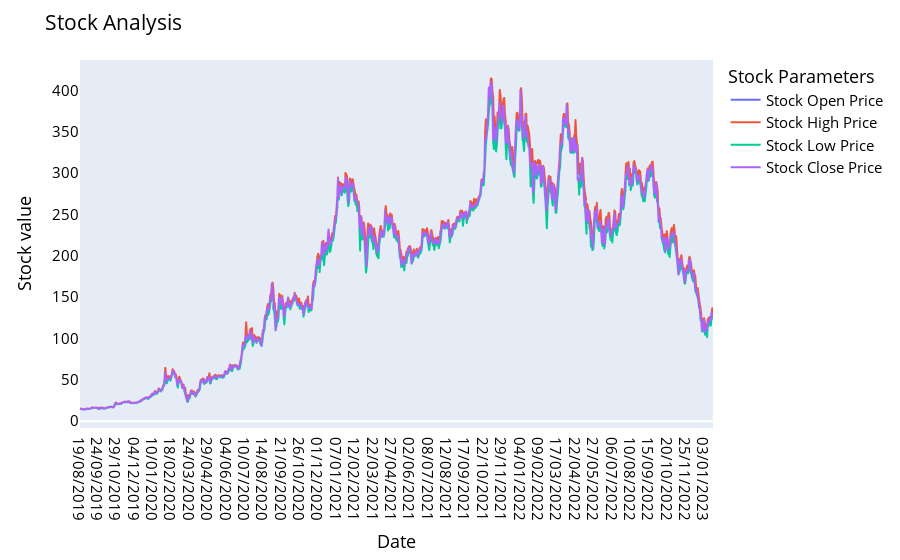

Notebook source saved alongside this figure:
### Code cell
data=df.iloc[2300:].copy()

names = cycle(['Stock Open Price','Stock High Price','Stock Low Price','Stock Close Price'])

fig = px.line(data, x=data.index, y=[data['Open'],data['High'], data['Low'],data['Close']],
             labels={'date': 'Date','value':'Stock value'})
fig.update_layout(title_text='Stock Analysis', font_size=15, font_color='black',legend_title_text='Stock Parameters')
fig.update_xaxes(showgrid=False)
fig.update_yaxes(showgrid=False)
fig.for_each_trace(lambda t:  t.update(name = next(names)))
fig.show()

### Figure 1 — Plotly figure (JSON) as saved in the notebook; plotly's stock layout.template omitted (floating-point values rounded to 4 significant figures; data arrays with more than 128 entries replaced by an {"elided": "..."} marker saying what was removed)
{"data": [{"hovertemplate": "variable=Open<br>Date=%{x}<br>Stock value=%{y}<extra></extra>", "legendgroup": "Open", "line": {"color": "#636efa", "dash": "solid"}, "marker": {"symbol": "circle"}, "mode": "lines", "name": "Stock Open Price", "showlegend": true, "type": "scattergl", "x": {"elided": "862 str values"}, "xaxis": "x", "y": {"elided": "862 float values"}, "yaxis": "y"}, {"hovertemplate": "variable=High<br>Date=%{x}<br>Stock value=%{y}<extra></extra>", "legendgroup": "High", "line": {"color": "#EF553B", "dash": "solid"}, "marker": {"symbol": "circle"}, "mode": "lines", "name": "Stock High Price", "showlegend": true, "type": "scattergl", "x": {"elided": "862 str values"}, "xaxis": "x", "y": {"elided": "862 float values"}, "yaxis": "y"}, {"hovertemplate": "variable=Low<br>Date=%{x}<br>Stock value=%{y}<extra></extra>", "legendgroup": "Low", "line": {"color": "#00cc96", "dash": "solid"}, "marker": {"symbol": "circle"}, "mode": "lines", "name": "Stock Low Price", "showlegend": true, "type": "scattergl", "x": {"elided": "862 str values"}, "xaxis": "x", "y": {"elided": "862 float values"}, "yaxis": "y"}, {"hovertemplate": "variable=Close<br>Date=%{x}<br>Stock value=%{y}<extra></extra>", "legendgroup": "Close", "line": {"color": "#ab63fa", "dash": "solid"}, "marker": {"symbol": "circle"}, "mode": "lines", "name": "Stock Close Price", "showlegend": true, "type": "scattergl", "x": {"elided": "862 str values"}, "xaxis": "x", "y": {"elided": "862 float values"}, "yaxis": "y"}], "layout": {"autosize": true, "font": {"color": "black", "size": 15}, "legend": {"title": {"text": "Stock Parameters"}, "tracegroupgap": 0}, "margin": {"t": 60}, "title": {"text": "Stock Analysis"}, "xaxis": {"anchor": "y", "autorange": true, "domain": [0, 1], "range": [0, 861], "showgrid": false, "title": {"text": "Date"}, "type": "category"}, "yaxis": {"anchor": "x", "autorange": true, "domain": [0, 1], "range": [-8.179, 436.7], "showgrid": false, "title": {"text": "Stock value"}, "type": "linear"}}}
